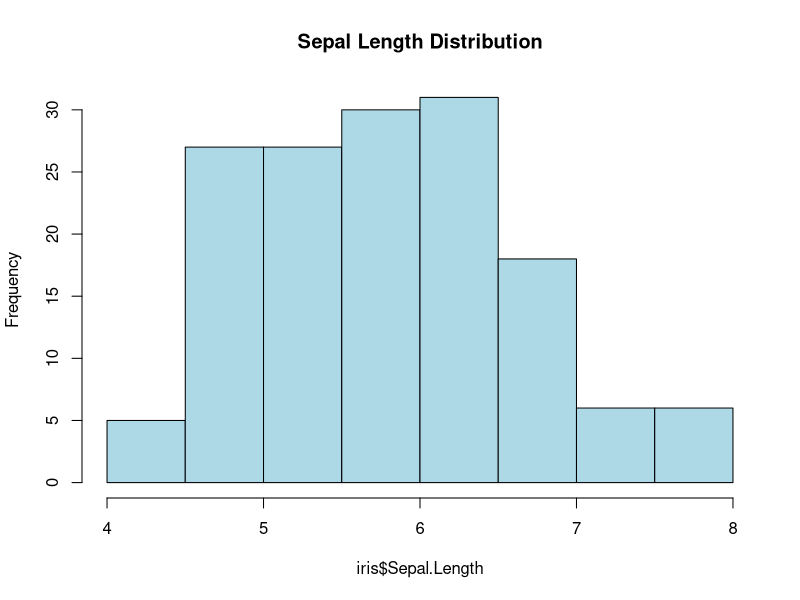
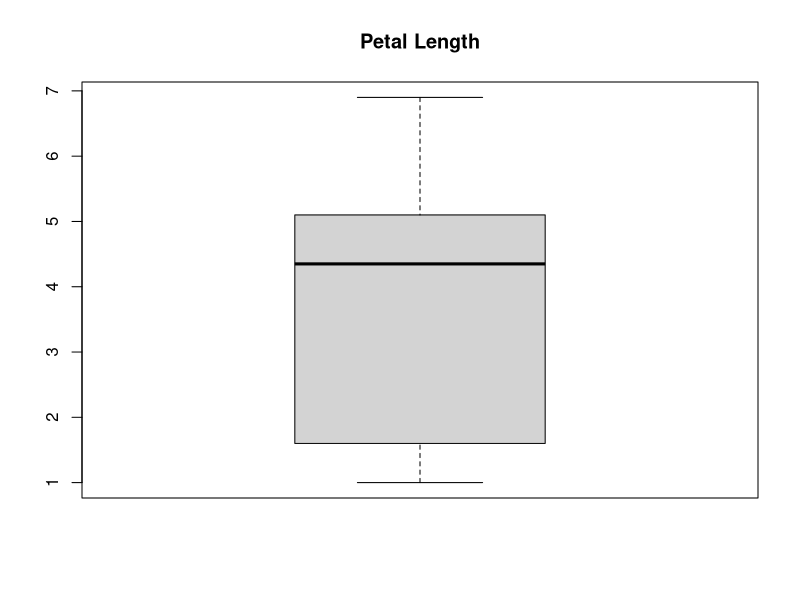
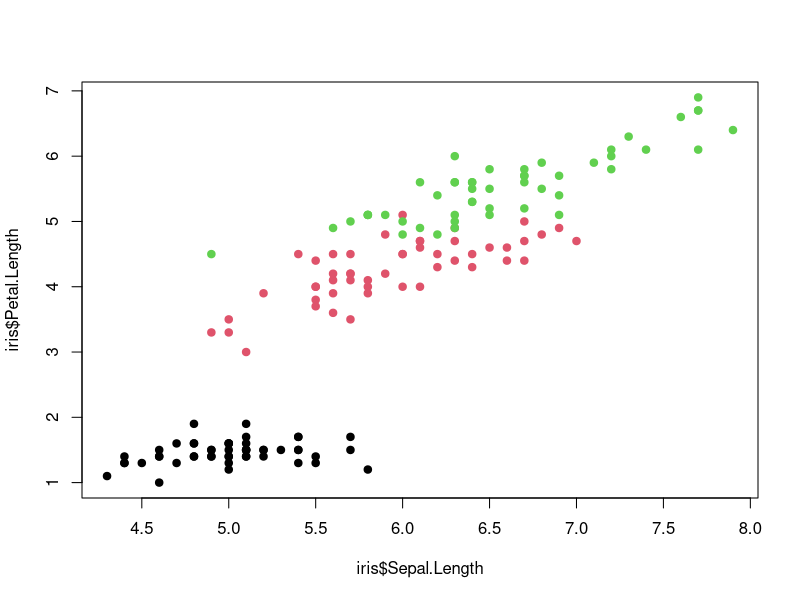
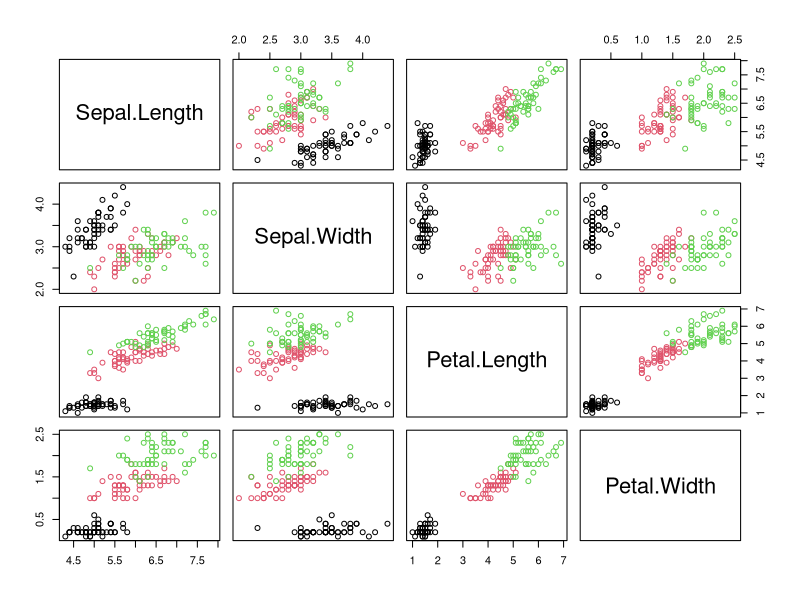
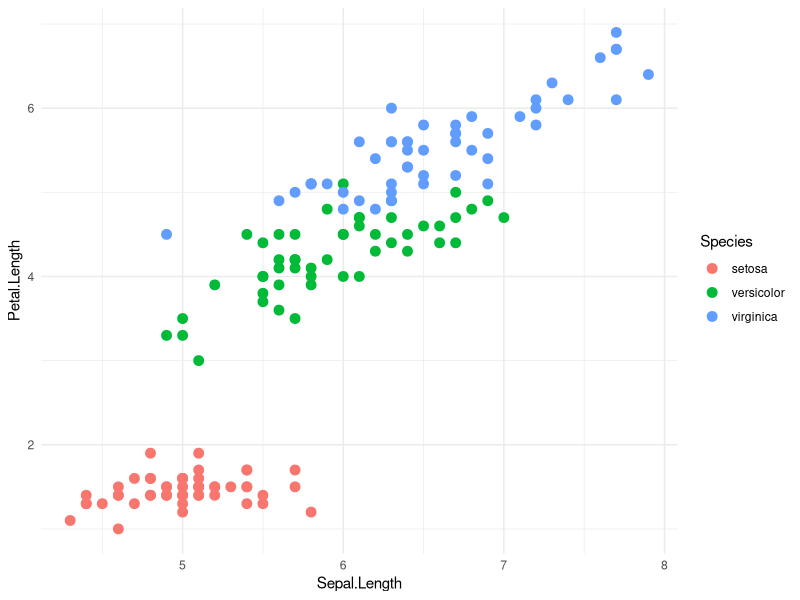

Source code (R) for these figures, in order:
## ---- chunk 1
data(iris)
head(iris)
str(iris)
summary(iris)
colSums(is.na(iris))
hist(iris$Sepal.Length, col="lightblue", main="Sepal Length Distribution")
boxplot(iris$Petal.Length, main="Petal Length")
table(iris$Species)
plot(iris$Sepal.Length, iris$Petal.Length, col=iris$Species, pch=19)
cor(iris[,1:4])
pairs(iris[,1:4], col=iris$Species)
library(ggplot2)

ggplot(iris, aes(x=Sepal.Length, y=Petal.Length, color=Species)) +
  geom_point(size=3) +
  theme_minimal()
aggregate(. ~ Species, data=iris, mean)
